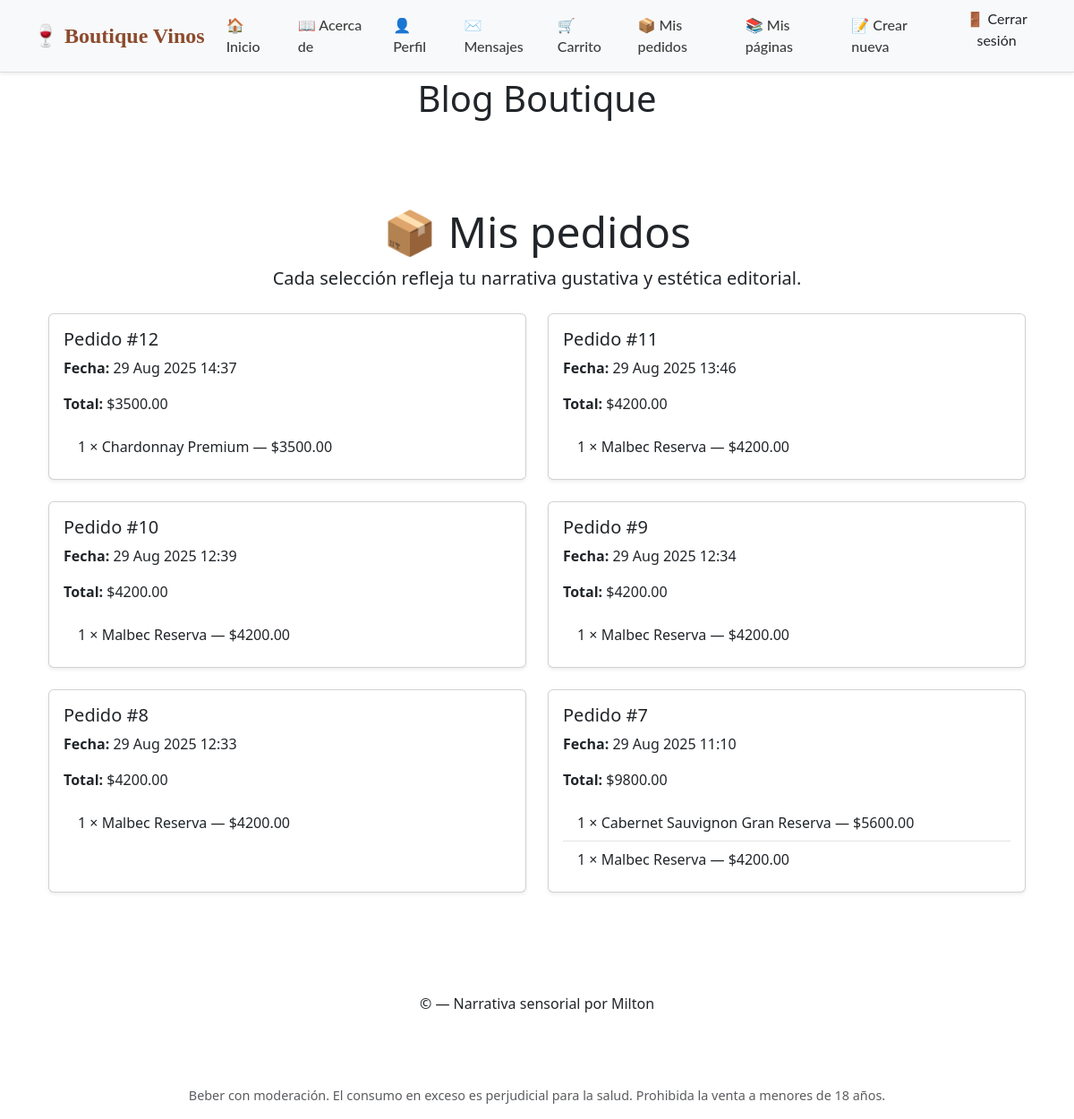
/carrito/mis-pedidos/ (signed in), run on the app's committed database.
### carrito/models.py (models this page shows, shortened)
class Pedido(models.Model):
    usuario = models.ForeignKey(User, on_delete=models.CASCADE, verbose_name="Cliente")
    creado_en = models.DateTimeField(auto_now_add=True, verbose_name="Fecha de creación")
    total = models.DecimalField(max_digits=10, decimal_places=2, verbose_name="Total del pedido")
    class Meta:
        verbose_name = "Pedido"
        verbose_name_plural = "Pedidos"
        ordering = ["-creado_en"]

class ItemPedido(models.Model):
    pedido = models.ForeignKey(Pedido, related_name='items', on_delete=models.CASCADE)
    producto = models.ForeignKey(Vino, on_delete=models.CASCADE, verbose_name="Vino")
    cantidad = models.PositiveIntegerField(verbose_name="Cantidad")
    precio_unitario = models.DecimalField(max_digits=8, decimal_places=2, verbose_name="Precio unitario")
    class Meta:
        verbose_name = "Item de Pedido"
        verbose_name_plural = "Items de Pedido"
    def subtotal(self):
        return self.cantidad * self.precio_unitario

### pages/models.py (models this page shows, shortened)
class Vino(models.Model):
    nombre = models.CharField(max_length=100)
    varietal = models.CharField(max_length=100)
    añada = models.DateField()
    precio = models.DecimalField(max_digits=8, decimal_places=2, default=0.00)
    notas = RichTextField()
    maridaje = models.TextField()
    imagen = models.ImageField(upload_to='vinos/', blank=True, null=True)
    slug = models.SlugField(unique=True)

### carrito/views.py (the view)
# urls.py: path('mis-pedidos/', views.PedidoListView.as_view(), name='mis_pedidos'),
class PedidoListView(LoginRequiredMixin, ListView):
    model = Pedido
    template_name = 'carrito/pedido_list.html'
    context_object_name = 'pedidos'
    paginate_by = 6
    extra_context = {
        'title': 'Mis pedidos sensoriales',
        'show_navbar': True
    }
    def get_queryset(self):
        return Pedido.objects.filter(usuario=self.request.user).order_by('-creado_en')

### messenger/context_processors.py (called while the page is built)
def mensajes_no_leidos(request):
    if request.user.is_authenticated:
        count = Message.objects.filter(recipient=request.user, read=False).count()
        return {'mensajes_no_leidos': count}
    return {}

### carrito/templates/carrito/pedido_list.html (shortened to what this page needs)
{% extends "base.html" %}
{% block content %}
<main class="container py-5">
  <section class="text-center mb-4">
    <h1 class="display-5">📦 Mis pedidos</h1>
    <p class="lead">Cada selección refleja tu narrativa gustativa y estética editorial.</p>
  </section>
  {% if pedidos %}
    <section class="row">
      {% for pedido in pedidos %}
        <div class="col-md-6 mb-4">
          <div class="card shadow-sm h-100">
            <div class="card-body">
              <h5 class="card-title">Pedido #{{ pedido.id }}</h5>
              <p class="card-text"><strong>Fecha:</strong> {{ pedido.creado_en|date:"d M Y H:i" }}</p>
              <p class="card-text"><strong>Total:</strong> ${{ pedido.total }}</p>
              <ul class="list-group list-group-flush mt-3">
                {% for item in pedido.items.all %}
                  <li class="list-group-item">
                    {{ item.cantidad }} × {{ item.producto.nombre }} — ${{ item.subtotal }}
                  </li>
                {% endfor %}
              </ul>
            </div>
          </div>
        </div>
      {% endfor %}
    </section>
  {% else %}
    <div class="alert alert-secondary text-center">
      Aún no realizaste ningún pedido. Tu historia sensorial está por comenzar.
    </div>
  {% endif %}
</main>
{% endblock %}

### static/css/boutique.css (style rules this page uses)
body { font-family: 'Georgia', serif; background-color: #fdfdfd; color: #2c2c2c; line-height: 1.6; }

### static/pages/css/pages.css (style rules this page uses)
body { font-family: 'Cormorant Garamond', serif; background-color: #fdfaf6; color: #3a2c2c; margin: 0; padding: 0; }
h1, h2 { font-weight: 600; margin-bottom: 0.5em; }

### data on the page
Pedido: id "12", creado_en "29 Aug 2025 14:37", total "3500.00"
ItemPedido: cantidad "1", producto.nombre "Chardonnay Premium", subtotal "3500.00"
Pedido: id "11", creado_en "29 Aug 2025 13:46", total "4200.00"
ItemPedido: cantidad "1", producto.nombre "Malbec Reserva", subtotal "4200.00"
Pedido: id "10", creado_en "29 Aug 2025 12:39", total "4200.00"
ItemPedido: cantidad "1", producto.nombre "Malbec Reserva", subtotal "4200.00"
Pedido: id "9", creado_en "29 Aug 2025 12:34", total "4200.00"
ItemPedido: cantidad "1", producto.nombre "Malbec Reserva", subtotal "4200.00"
Pedido: id "8", creado_en "29 Aug 2025 12:33", total "4200.00"
ItemPedido: cantidad "1", producto.nombre "Malbec Reserva", subtotal "4200.00"
Pedido: id "7", creado_en "29 Aug 2025 11:10", total "9800.00"
ItemPedido: cantidad "1", producto.nombre "Cabernet Sauvignon Gran Reserva", subtotal "5600.00"
ItemPedido: cantidad "1", producto.nombre "Malbec Reserva", subtotal "4200.00"
